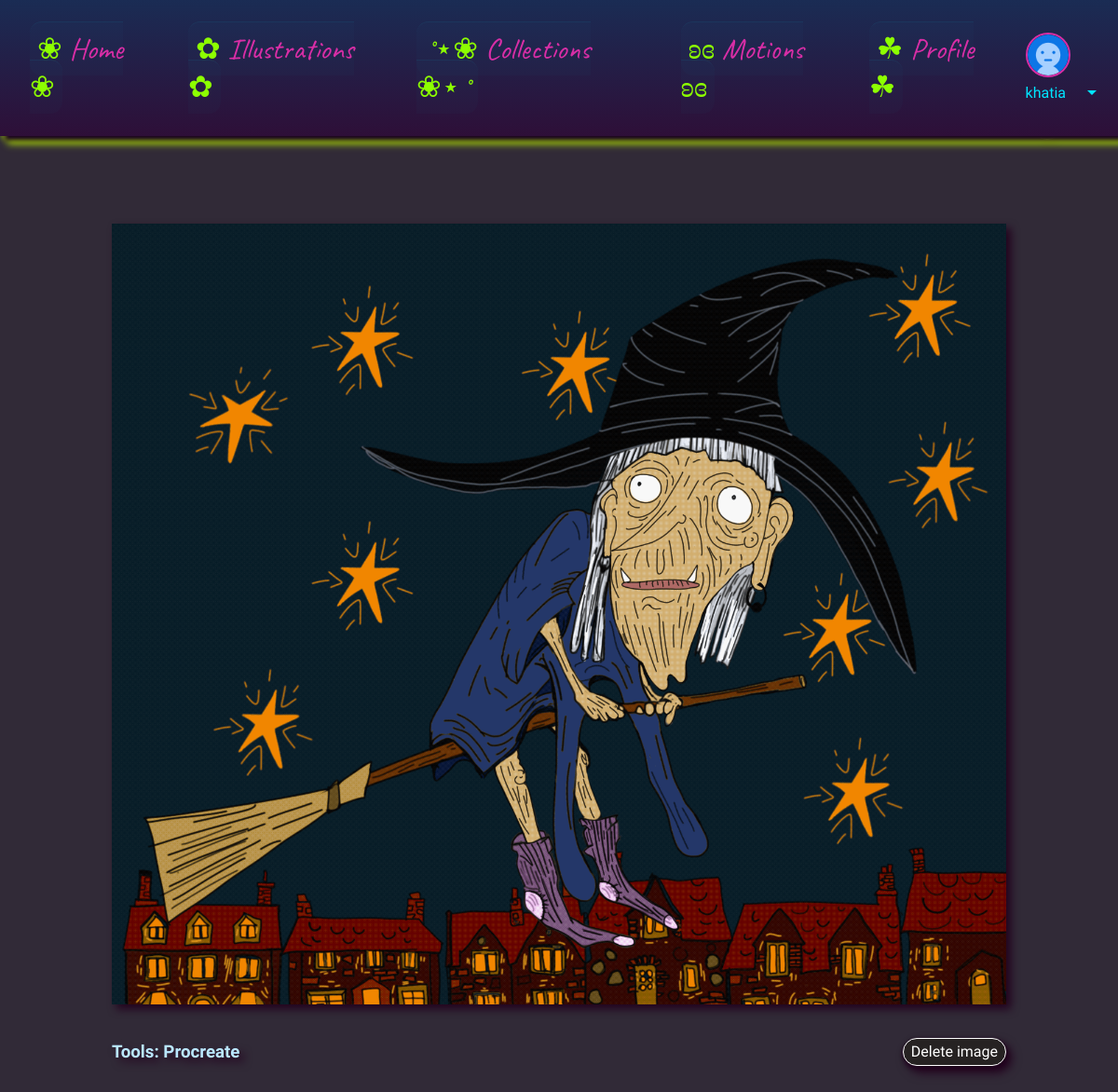
The app's page /illustration/6/ (signed in) with its own data.
### myapp/models.py (models this page shows, shortened)
class User(AbstractUser):
    collections = models.ManyToManyField(Collections, blank= True, related_name="myapp_user")
    avatar = models.ImageField(null=True, default= 'avatar.png' )

class Illustration(models.Model):
    image = models.ImageField(upload_to='illustrations/')
    name = models.CharField(max_length=200)
    description = models.TextField(blank=True, null=True)
    tool = models.ForeignKey(Tools, related_name='tool',on_delete=models.CASCADE)
    collection = models.ForeignKey(Collections, related_name='illustrations', on_delete=models.CASCADE, null=True, blank=True)

class Tools(models.Model):
    name = models.CharField(max_length=100)
    def __str__(self):
        return self.name

### myapp/views.py (the view)
# urls.py: path('illustration/<str:id>/', views.illustration_detail, name='illustration_detail'),
def illustration_detail(request, id):
    illustration = get_object_or_404(Illustration, id=id)
    return render(request, 'myapp/illustration_detail.html', {'illustration': illustration})

### myapp/templates/myapp/illustration_detail.html (shortened to what this page needs)
{% extends 'main.html' %}
{% load static %}
{% block content %}
<div class="illustartion-detail-container">
             <a href="{% url 'illustrations' %}" class="close-btn close-illustration">
                 <img src=" {% static 'files/icons/close.svg' %} " alt="">
             </a>
<ul class="collection-detail-container-images">
    <li class="collection-detail-images" >
        <img src="{{ illustration.image.url }}" alt="Illustration" class="image illustration-detail-img">
        <div class="illustration-info">
          <h3>Tools: {{ illustration.tool }}</h3>
        {% if request.user.is_superuser %}
        <a href="{% url 'delete_illustration' illustration.id %}" class=" delete-illustration delete">Delete image</a>
        {% endif %}
        </div>
    </li>
</ul>
</div>
{% endblock %}

### templates/navbar.html (shortened to what this page needs)
{% load static %}
  <nav class="navbar navbar-expand-lg bg-body-tertiary">
    <div class="container-fluid">
      <div class="collapse navbar-collapse" id="navbarNavDropdown" style="z-index: 100000000 !important;">
        <ul class="navbar-nav">
          <li class="nav-item">
            <a class="nav-link active" aria-current="page" href="{% url 'home' %}"><span>❀</span> Home <span>❀</span></a>
          </li>
          <li class="nav-item">
            <a class="nav-link active" aria-current="page" href="{% url 'illustrations' %}"><span>✿</span> Illustrations<span> ✿</span></a>
          </li>
          <li class="nav-item">
            <a class="nav-link active" aria-current="page" href="{% url 'collections' %}"><span>˚⋆❀ </span> Collections <span>❀⋆˚</span> </a>
          </li>
          <li class="nav-item">
            <a class="nav-link active" aria-current="page" href="{% url 'motions' %}"><span>ʚɞ</span> Motions <span>ʚɞ</span></a>
          </li>
          {% if request.user.is_authenticated %}
          {%if  request.user.is_superuser %}
                <li class="nav-item">
                  <a class="nav-link active" aria-current="page" href="{% url 'profile' request.user.id %}"><span>☘︎</span> Profile <span>☘︎</span></a>
                </li>
          {% endif %}
          <div class="dropdown">
            <div class="">
            <a href="{% url 'profile' request.user.id %}">
              <img src="{{ request.user.avatar.url }}" alt="" style="width: 2.5em; height: 2.5em; border-radius: 100%;">
            </a>
            <a class="nav-link dropdown-toggle" role="button" data-bs-toggle="dropdown" aria-expanded="false" >
              <p>{{request.user.username}} <span class="material-icons md-light">arrow_drop_down</span> </p>
            </a>
          </div>
          </div>
              {% else %}
              <li class="nav-item">
                <a class="nav-link active" aria-current="page" href="{% url 'login'%}">LogIn</a>
              </li>
          {% endif %}
        </ul>
      </div>
    </div>
  </nav>

### static/styles/styles.css (style rules this page uses)
li { list-style: none; }
a { text-decoration: none; color: #bae7ff; }
h3, h2 { color: #bae7ff; }
p { color:#75a7c2; }
body { background: linear-gradient(180deg, #1a2c54 0%, #2e0f38 100%); background-repeat:no-repeat; font-family: Playwrite IT Moderna; display: flex; flex-direction: column; align-items: center; min-height:120vh; position: relative; }
body::before { content: ''; position: absolute; background: url('../files/icons/Untitled_Artwork (5).png') 0 0 / 100px 100px repeat ; background-size: 25%; width: 100%; min-height: 120vh; z-index: -100; opacity: 0.2; filter: drop-shadow(rgb(7, 193, 255) 1px 1px 0.3px ); }
.navbar { display: flex; background: linear-gradient(180deg, #1a2c54 0%, #2e0f38 100% ); padding: 1rem; width: 100%; filter: drop-shadow(rgb(195, 255, 0) 3px 3px 3px ); box-shadow: #190121 5px 5px 5px; z-index: 5000 !important; margin-bottom: 2rem !important; }
.navbar-collapse { display: none; }
nav ul { display: none; display: flex; flex-direction: column; justify-content: space-evenly; align-items: flex-start; z-index: 5000; }
nav ul li { list-style: none; padding: 1rem; }
nav ul li a { text-decoration: none; margin: 10px; color: #d82ea6; font-size: 3rem; border-radius: 0.4em; transition: box-shadow 0.2s ease-in-out; font-family: Caveat; background-color: #00e5ff04; border-top: 0.2px solid #00e5ff0e; }
nav ul li a span { color: rgb(141, 255, 1); }
.dropdown { display: flex; align-items: center; justify-content: center; cursor: pointer; }
.dropdown p { display: flex; align-items: center; justify-content: center; gap: 1em; color: #9dff00 !important; font-size: 2rem; }
.dropdown a img { border-radius: 50%; border: 2px solid #d82ea6; width: 5rem !important; height: 5rem !important; object-fit:cover; }
.collection-detail-container-images { width: 99%; display: flex; flex-wrap: wrap; gap: 1em 0; justify-content: center; align-items: center; filter: drop-shadow(rgb(34, 1, 29) 5px 5px 5px ); }
.collection-detail-images img { width: 80vw; }
.illustration-info { display: flex; justify-content: space-between; align-items: center; margin-top: 2em; }
.collection-detail-images { margin-bottom: 2em; }
.close-btn { border: solid 1px white; border-radius: 100%; padding: 5px; display: flex; justify-content: center; align-items: center; width: 2em; height: 2em; background-color: #262222; transition: background-color 0.3s ease-in-out; filter: drop-shadow(rgba(34, 1, 29, 0.451) 3px 3px 3px ); position: absolute; z-index: 100; top: 0.9%; right: 9%; }
.illustration-detail-img { margin-top: -90%; width: 80vw; }
.close-illustration { right: 5%; top: 10%; }
.illustartion-detail-container { display: flex; justify-content: center; position: absolute; background-color: #312a37; width: 100vw; height: 100vh; }
.collection-detail-container-images { display: flex; justify-content: center; align-items: center; width: 50%; padding-top: 5em; }
.delete-illustration { color: rgb(255, 255, 255); border-radius: 50%; box-shadow:0 2px 5px #1e001d ; }
.delete { padding:0.3em 0.5em; background-color: #262222; transition: background-color 0.4s ease-in; border-radius: 0; border: solid 1px white; border-radius: 1em; }
@media (min-width: 1024px) and (max-width: 5600px) { .navbar { display: flex; justify-content: center; } }
@media (min-width: 1024px) and (max-width: 5600px) { .navbar-collapse { display: flex !important; } }
@media (min-width: 1024px) and (max-width: 5600px) { nav ul { display: flex; flex-direction: row; justify-content: center; align-items: center !important; } }
@media (min-width: 1024px) and (max-width: 5600px) { nav ul li a { font-size: 2rem; padding: 0.5rem !important; margin: 0; } }
@media (min-width: 1024px) and (max-width: 5600px) { .dropdown p { display: flex; align-items: center; justify-content: center; gap: 1em; color: #00e5ff !important; font-size: 1rem; } }
@media (min-width: 1024px) and (max-width: 5600px) { .dropdown a img { width: 3rem !important; height: 3rem !important; } }
@media (min-width: 1024px) and (max-width: 5600px) { .illustration-detail-img { margin-top: 10rem; } }
@media (min-width: 1024px) and (max-width: 5600px) { .illustartion-detail-container { height: fit-content; } }
@media (min-width: 1024px) and (max-width: 5600px) { .illustartion-detail-container { width: 100%; } }

### records on screen
User: user.avatar (placeholder picture), user.username "khatia"
Illustration: image (picture), tool "Procreate"
